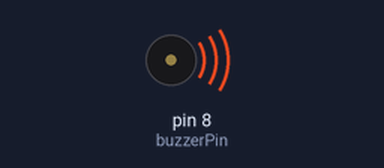
A sketch run on a simulated Arduino Uno, built with avr-gcc and run on an emulated ATmega328P. Shown: buzzer (waves = sounding).

Above: at 0.1 s.
Timing chart, 0 to 40.0 s (numbered marks = the images above):
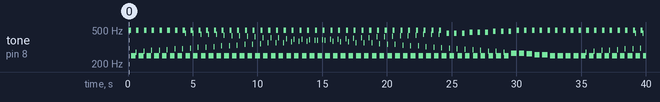

Measured:
- by itself, tone on pin 8 (buzzerPin): plays 496 Hz for 0.20 s, 249 Hz for 0.36 s, 275 Hz for 0.04 s, 496 Hz for 0.20 s, 249 Hz for 0.36 s, 281 Hz for 0.04 s … (226 notes in this stretch)

The sketch:

23-Tone-ActiveBuzzer.ino
```cpp
int buzzerPin = 8;
int dt1 = 1;
int dt2 = 2;

void setup() {
  // put your setup code here, to run once:
  pinMode(buzzerPin, OUTPUT);

}

void loop() {
  // put your main code here, to run repeatedly:

  for (int i = 1; i <= 100; i++){
    digitalWrite(buzzerPin, HIGH);
    delay(dt1);
    digitalWrite(buzzerPin,LOW);
    delay(dt1);
  }
  for (int i = 1; i < 100; i++){
    digitalWrite(buzzerPin, HIGH);
    delay(dt2);
    digitalWrite(buzzerPin,LOW);
    delay(dt2);
  }

}
```
